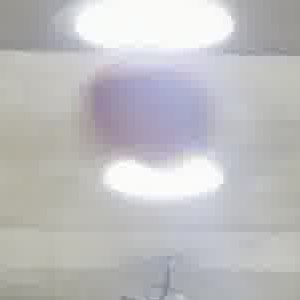
#> input picture Vision-LLM-202431880/src/images/basketball_crop.jpg, 300 x 300 px
$ python assignment02.py
#> lines starting #> are read from the running program, lines starting #| are printed output that depends on the picture; after the words box and inside, x2 and y2 are one past the last pixel; in counts of white or black regions, pixels touching at a corner belong together
import cv2
import numpy as np
import matplotlib.pyplot as plt

basketball = cv2.imread('../src/images/basketball_crop.jpg')
#> basketball is the input picture: shape (300, 300, 3); mean B, G, R 191.8, 190.1, 190.6

basketball_lab = cv2.cvtColor(basketball, cv2.COLOR_BGR2LAB)
#> basketball_lab: shape (300, 300, 3); mean of channels 0, 1, 2 196.5, 128.6, 127.2
l, a, b = cv2.split(basketball_lab)
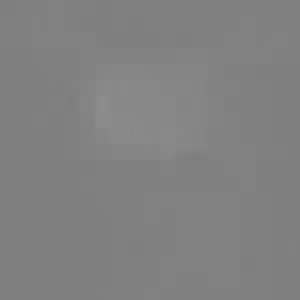
#> a: shape (300, 300); min 125, max 141, mean 128.6
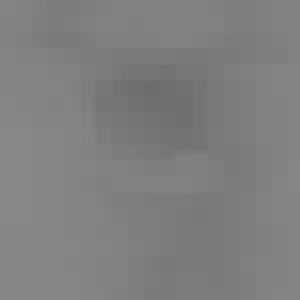
#> b: shape (300, 300); min 109, max 136, mean 127.2

clahe = cv2.createCLAHE(clipLimit=9.0, tileGridSize=(8, 8))
l_clahe_enhanced = clahe.apply(l)

basketball_enhanced_lab = cv2.merge((l_clahe_enhanced, a, b))
#> basketball_enhanced_lab: shape (300, 300, 3); mean of channels 0, 1, 2 169.2, 128.6, 127.2
basketball_enhanced_rgb = cv2.cvtColor(basketball_enhanced_lab, cv2.COLOR_LAB2RGB)
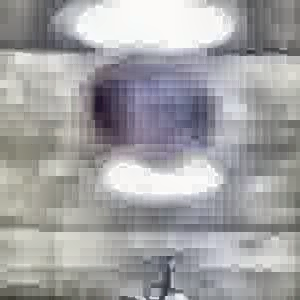
#> basketball_enhanced_rgb: shape (300, 300, 3); mean R, G, B 162.6, 162.1, 163.6

lower_basketball_lab = np.array([70, 130, 70])
upper_basketball_lab = np.array([180, 230, 185])

mask_enhanced = cv2.inRange(
    basketball_enhanced_lab,
    lower_basketball_lab,
    upper_basketball_lab
)
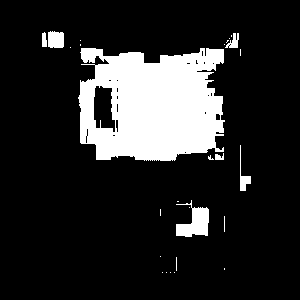
#> mask_enhanced: shape (300, 300); 15.9% white; 27 white regions (20 under 20 px), largest, box (x1, y1, x2, y2) and area: (78, 48, 225, 161) 12950, (176, 200, 209, 237) 677, (48, 31, 64, 48) 253

# TODO: Morphological operation을 적용하여 최종 binary mask 생성
kernel = cv2.getStructuringElement(cv2.MORPH_ELLIPSE, (5, 5))

mask_opened = cv2.morphologyEx(mask_enhanced, cv2.MORPH_OPEN, kernel)
#> mask_opened: shape (300, 300); 15.4% white; 7 white regions, largest, box (x1, y1, x2, y2) and area: (79, 48, 224, 161) 12712, (176, 207, 209, 237) 641, (48, 31, 64, 48) 251
final_ball_mask = cv2.morphologyEx(mask_opened, cv2.MORPH_CLOSE, kernel)
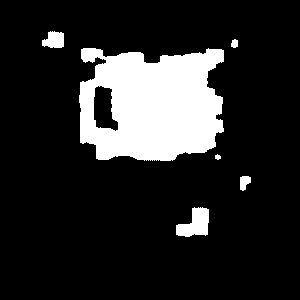
#> final_ball_mask: shape (300, 300); 15.5% white; 6 white regions

# TODO: Binary mask로 외곽선 검출
contours, _ = cv2.findContours(
    final_ball_mask,
    cv2.RETR_EXTERNAL,
    cv2.CHAIN_APPROX_SIMPLE
)
#> contours = 6 contours, 1 with area under 20; largest, box (x1, y1, x2, y2) and area: (79, 48, 224, 161) 13311, (176, 207, 209, 237) 588, (42, 31, 64, 48) 257, (240, 176, 251, 191) 100, (231, 39, 238, 48) 38

# TODO: 최종 농구공 영역 및 외곽선 선택
final_img = basketball_enhanced_rgb.copy()

if len(contours) > 0:
    largest_contour = max(contours, key=cv2.contourArea)
#> largest_contour = contour of 281 points, box (x1, y1, x2, y2) (79, 48, 224, 161), area 13311

    largest_mask = np.zeros_like(final_ball_mask)

    cv2.drawContours(
        largest_mask,
        [largest_contour],
        -1,
        255,
        thickness=cv2.FILLED
    )
#> largest_mask: shape (300, 300); 15.1% white; 1 white region, box (x1, y1, x2, y2) and area: (79, 48, 224, 161) 13602

    mask_color = np.zeros_like(final_img)
    mask_color[:, :, 0] = largest_mask
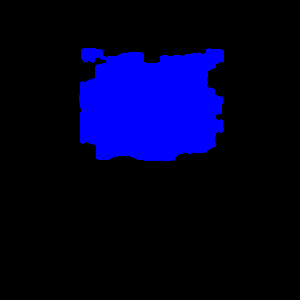
#> mask_color: shape (300, 300, 3); mean of channels 0, 1, 2 38.5, 0, 0; drawn as B, G, R

    final_img = cv2.addWeighted(final_img, 1.0, mask_color, 0.15, 0)

    cv2.drawContours(final_img, [largest_contour], -1, (255, 0, 0), 2)
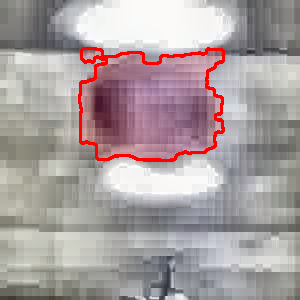
#> final_img: shape (300, 300, 3); mean R, G, B 169.9, 158.7, 160

plt.figure(figsize=(12, 6))

plt.subplot(1, 2, 1)
plt.imshow(final_ball_mask, cmap='gray')
plt.title('Final Binary Mask')
plt.axis('off')

plt.subplot(1, 2, 2)
plt.imshow(final_img)
plt.title('Final Basketball Contour')
plt.axis('off')

plt.show()

$ run again, with Vision-LLM-202431880/src/images/basketball.jpg copied over Vision-LLM-202431880/src/images/basketball_crop.jpg
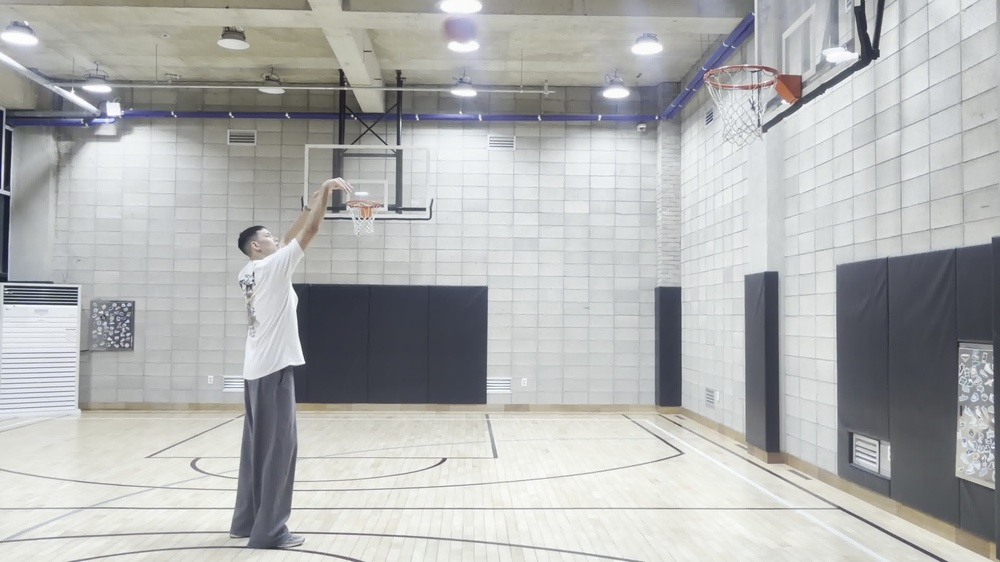
#> input picture Vision-LLM-202431880/src/images/basketball.jpg, 1000 x 562 px, shrunk from 3840 x 2160 before the run
#> basketball is the input picture: shape (562, 1000, 3); mean B, G, R 177.9, 178.6, 177.1
#> basketball_lab: shape (562, 1000, 3); mean of channels 0, 1, 2 183.7, 127.5, 128
#> basketball_enhanced_lab: shape (562, 1000, 3); mean of channels 0, 1, 2 137.9, 127.5, 128
#> `mask_enhanced = cv2.inRange( basketball_enhanced_lab, lower_basketball..`:
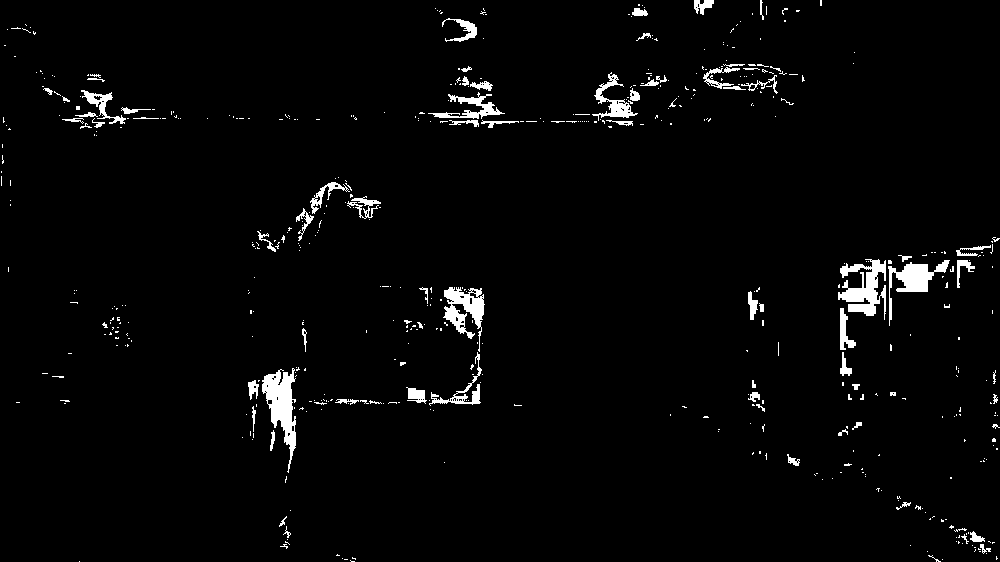
#> mask_enhanced: shape (562, 1000); 2.6% white; 533 white regions (457 under 20 px), largest, box (x1, y1, x2, y2) and area: (262, 368, 296, 473) 1596, (838, 259, 886, 320) 1473, (443, 287, 485, 352) 1169
#> mask_opened: shape (562, 1000); 1.3% white; 52 white regions (7 under 20 px), largest, box (x1, y1, x2, y2) and area: (262, 371, 296, 450) 1427, (840, 260, 886, 316) 1033, (896, 263, 934, 292) 758
#> final_ball_mask: shape (562, 1000); 1.4% white; 40 white regions (6 under 20 px)
#> contours = 40 contours, 10 with area under 20; largest, box (x1, y1, x2, y2) and area: (840, 260, 934, 316) 1778, (262, 371, 296, 450) 1384, (444, 288, 484, 338) 866, (458, 96, 496, 125) 312, (609, 100, 630, 118) 228
#> largest_contour = contour of 189 points, box (x1, y1, x2, y2) (840, 260, 934, 316), area 1778
#> largest_mask: shape (562, 1000); 0.35% white; 1 white region, box (x1, y1, x2, y2) and area: (840, 260, 934, 316) 1940
#> `cv2.drawContours(final_img, [largest_contour], -1, (255, 0, 0), 2)`:
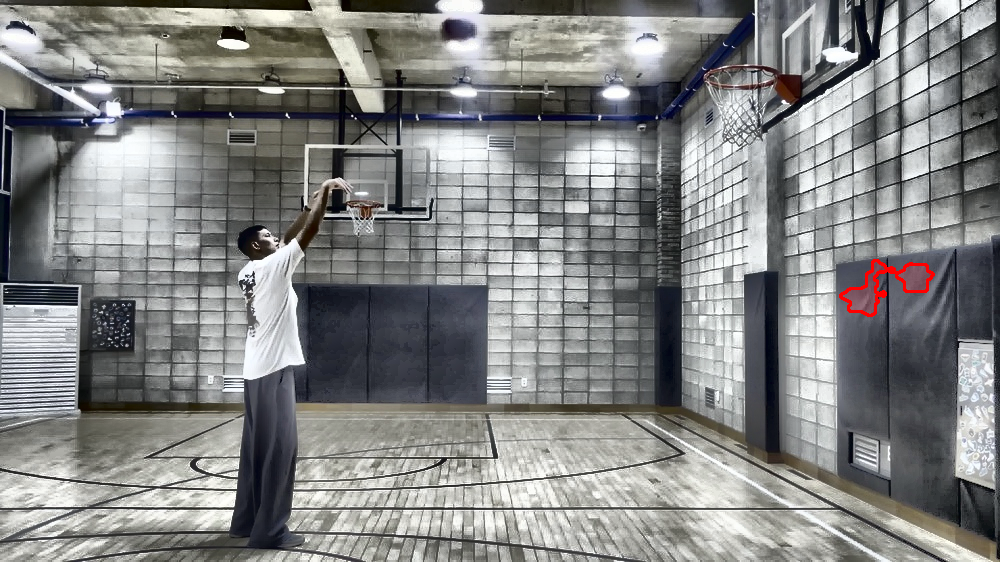
#> final_img: shape (562, 1000, 3); mean R, G, B 131.6, 132.5, 131.9
